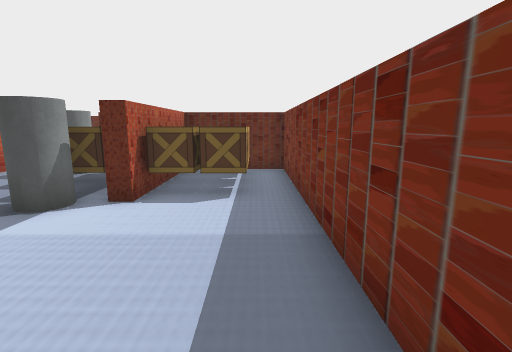
view 1 (above)

13 first-person views from a walk through a scene from a Unity 3-D project. The camera is 1.5 m above the floor, tilts 10° down and sees 85° across. Doors are open. The floor is counted in squares, 1 m on a side. Each view is taken from the middle of a square. On the plan, view 1 faces up. The plan holds only what a view shows up to about 14 squares ahead; the rest is blank. The place goes on beyond the plan. The player character is not drawn. Some surface patterns are stand-ins.

view 2
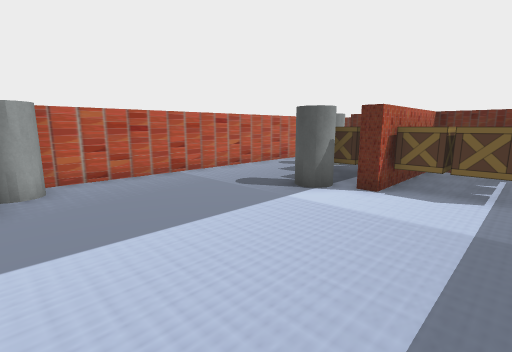

view 3
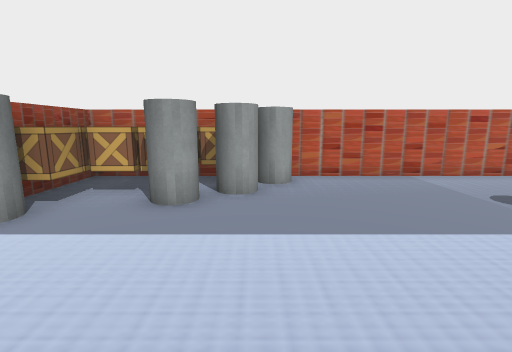

view 4
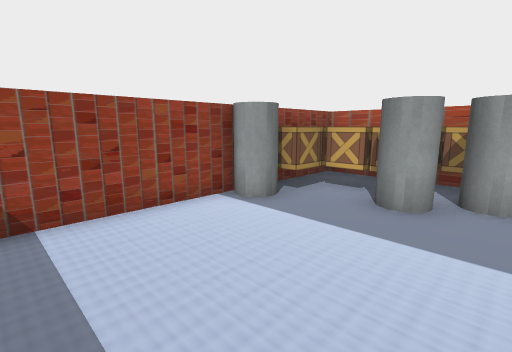

view 5
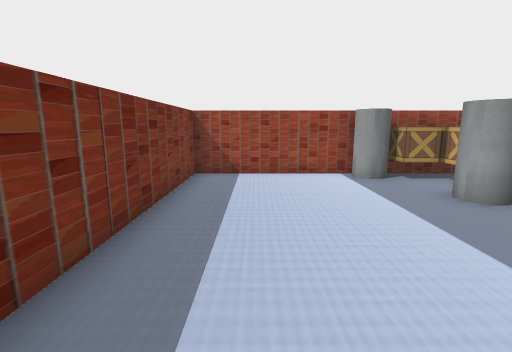

view 6
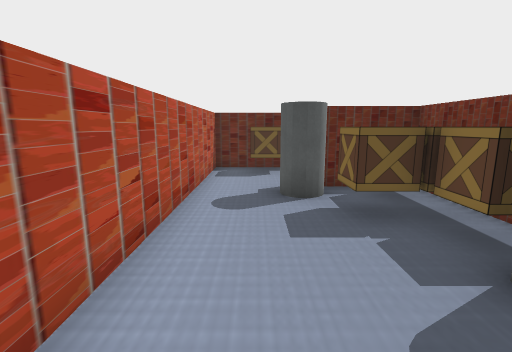

view 7
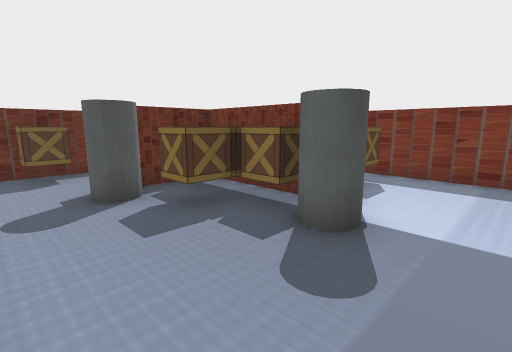

view 8
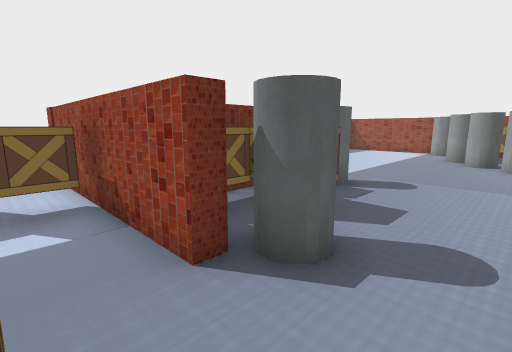

view 9
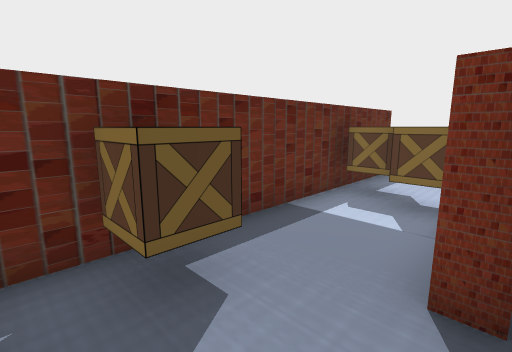

view 10
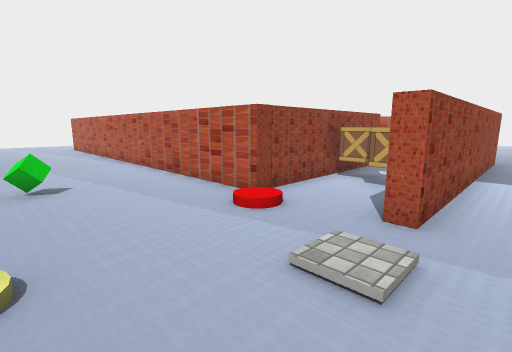

view 11
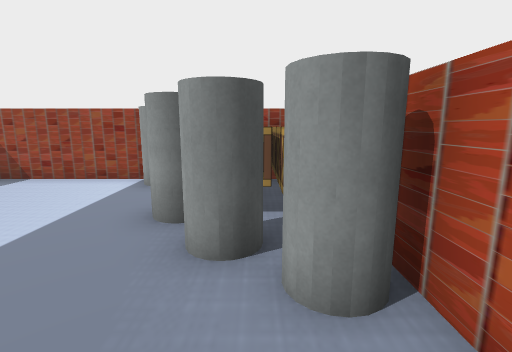

view 12
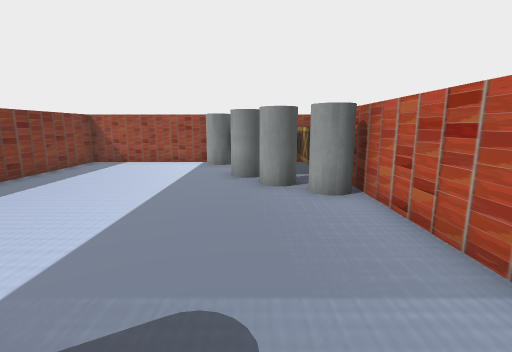

view 13
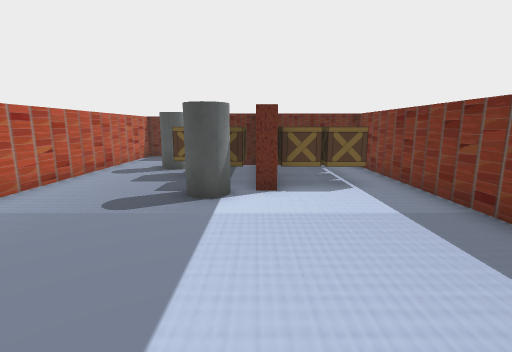

### Floor plan
Points are (right, up) in squares from view 1. A wall is a line through its corners. A room is listed if a view was taken in it or the views show most of it. See-through windows are left out.
Room 1 (views 1, 2, 3, 4, 5, 6, 7, 8, 9, 11, 12, 13)
walls: (-3, 6.6) (-3, 10) (-5.5, 10) (-5.5, 10.5) (1.5, 10.5); (1.5, 13.4) (-8.5, 13.4) (-8.5, -6) (1, -6) (1, 10) (-2.5, 10) (-2.5, 5.5) (-3, 5.5)
ways out: open door at (1, 12) to room 2
objects: other object (-8, -5); other object (-8, -4); other object (-8, -3); grey column (-8, -1) to (-7, 0); other object (-7, -5); other object (-7, -4); grey column (-7, -2) to (-6, -1); other object (-7, 12) to (-7, 13); grey column (-6, -3) to (-5, -2); grey column (-6, 9) to (-6, 10); grey column (-5, -5) to (-4, -5); other object (-5, 8); grey column (-4, 5) to (-4, 6); other object (-4, 8); other object (-4, 9); other object (-2, 6) to (-2, 7); other object (-2, 8); other object (-2, 11); other object (-2, 12) to (-2, 13); other object (-1, 6) to (-1, 7); other object (-1, 8); other object (-1, 9) to (0, 9)
Room 2 (view 10)
walls: (1.5, 10.5) (1.5, -0.6); (-8.8, 13.9) (1.5, 13.9) (1.5, 13.4)
ways out: open door at (1, 12) to room 1
objects: green cube (5, 7); ammo (6, 12)

Positions as (right, up) in squares from view 1, and headings:
1: (0, 0), facing up
2: (0, -1), facing up-left
3: (0, -1), facing left
4: (0, -1), facing down-left
5: (-1, 3), facing down
6: (-7, 3), facing up
7: (-8, 3), facing up-right
8: (-8, 12), facing down-right
9: (-8, 10), facing up-right
10: (6, 15), facing down-left
11: (-7, 2), facing down
12: (-6, 6), facing down
13: (-3, -1), facing up
